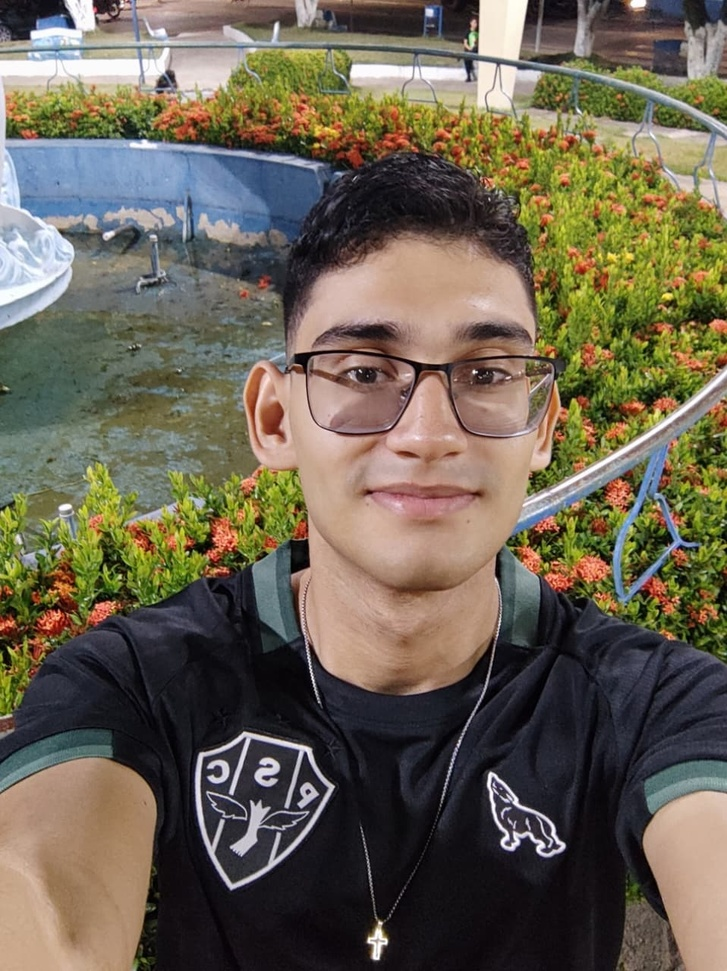
#> input picture Aula 04/perfil.jpeg, 727 x 971 px, shrunk from 958 x 1280 before the run, found by its file name
$ jupyter execute arquivo1.ipynb   (shell and % lines are left out)
#> lines starting #> are read from the running program, lines starting #| are printed output that depends on the picture
[cell 1]
import numpy as np

[cell 2]
import matplotlib.pyplot as plt

[cell 3]
import cv2

[cell 4]
imagem = cv2.imread('perfil.jpeg')
#> imagem is the input picture: shape (971, 727, 3); mean B, G, R 82.4, 98.9, 107.3

[cell 5]
type(imagem)

[cell 6]
#RGB
imagem.shape
#> Out = (971, 727, 3)

[cell 7]
plt.imshow(imagem)

[cell 8]
#MATHPLOTLIB - Trabalha com o RGB
#Open-cv - trabalha com BGR
corrige_imagem = cv2.cvtColor(imagem, cv2.COLOR_BGR2RGB)

[cell 9]
plt.imshow(corrige_imagem)

[cell 10]
imagem_escala_cinza = cv2.imread('perfil.jpeg', cv2.IMREAD_GRAYSCALE)
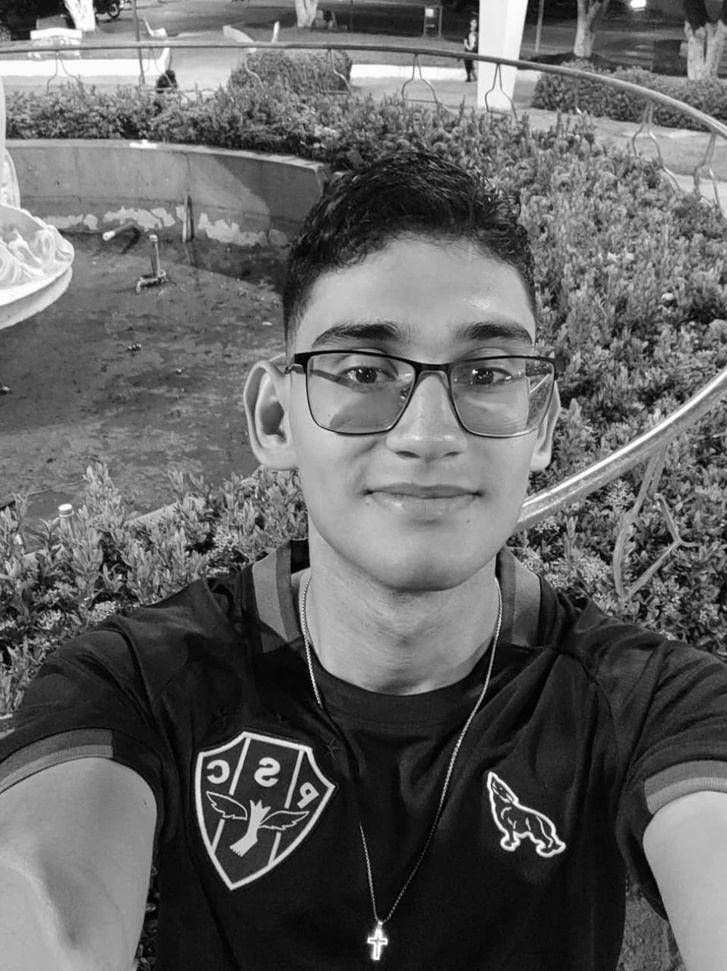
#> imagem_escala_cinza: shape (971, 727); min 0, max 255, mean 99.5
